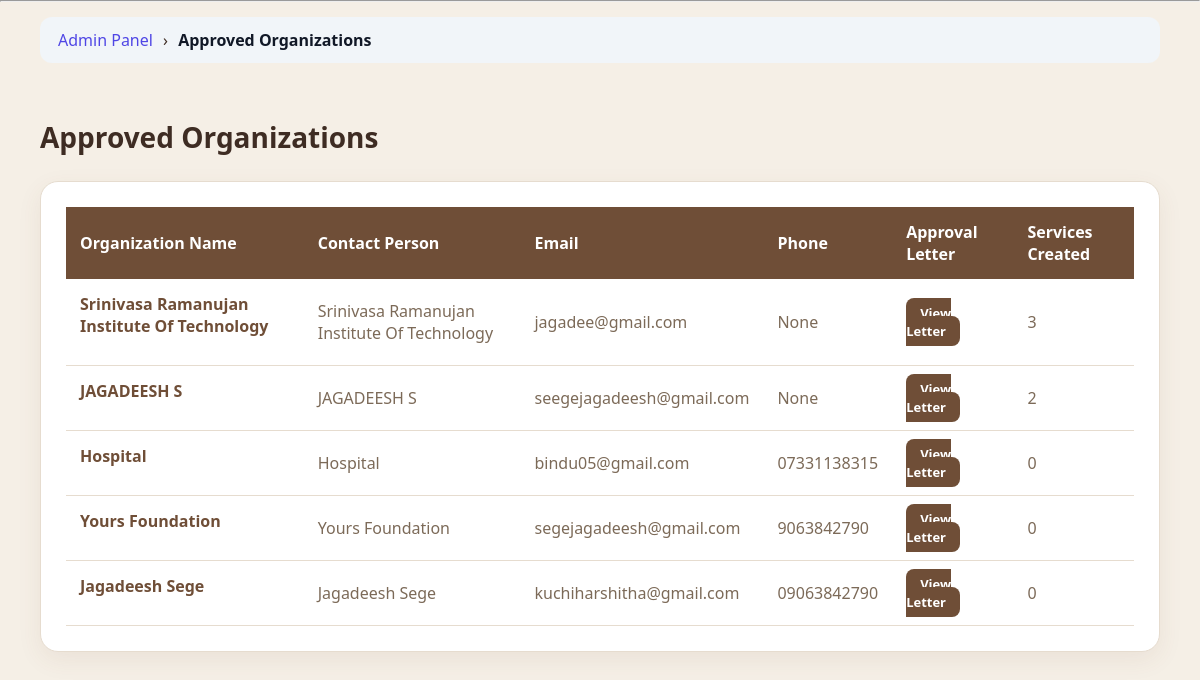
The app's page /admin_panel/approved-organizations/ (signed in) with its own data.
### app1/models.py (models this page shows, shortened)
class Organization(models.Model):
    user = models.OneToOneField(User, on_delete=models.CASCADE)
    organization_name = models.CharField(max_length=100)
    principal_name = models.CharField(max_length=100, blank=True, null=True)
    phone = models.CharField(max_length=15, blank=True, null=True)
    verification_letter = models.FileField(
        upload_to="org_letters/",
        blank=True,
        null=True
    )
    approved = models.BooleanField(default=False)
    cover_image = models.ImageField(upload_to="org_covers/", blank=True, null=True)
    logo = models.ImageField(upload_to="org_logos/", blank=True, null=True)
    tagline = models.CharField(max_length=200, blank=True)
    about = models.TextField(blank=True)
    mission = models.TextField(blank=True)
    vision = models.TextField(blank=True)
    founded_year = models.IntegerField(blank=True, null=True)
    website = models.URLField(blank=True)
    instagram = models.URLField(blank=True)
    youtube = models.URLField(blank=True)
    promo_video = models.URLField(blank=True)
    website = models.URLField(blank=True, null=True)

class User(AbstractUser):
    ROLE_CHOICES = (
        ('ADMIN', 'Admin'),
        ('VOLUNTEER', 'Volunteer'),
        ('ORGANIZATION', 'Organization'),
    )
    role = models.CharField(max_length=20, choices=ROLE_CHOICES)

### app1/views.py (the view)
# urls.py: path('admin_panel/approved-organizations/', views.admin_approved_organizations, name='admin_approved_organizations'),
@login_required
def admin_approved_organizations(request):
    if request.user.role != "ADMIN":
        return redirect("login")
    organizations = Organization.objects.filter(approved=True)
    for org in organizations:
        org.service_count = Service.objects.filter(organization=org).count()
    return render(
        request,
        "admin_panel/approved_organizations.html",
        {
            "organizations": organizations,
            "active_page": "approved_orgs"
        }
    )

### app1/templatetags/breadcrumbs.py (called while the page is built)
@register.simple_tag(takes_context=True)
def generate_breadcrumbs(context):
    request = context['request']
    path = request.path.strip('/')
    parts = path.split('/')
    breadcrumbs = []
    url = ""
    for part in parts:
        url += "/" + part
        name = part.replace('-', ' ').replace('_', ' ').title()
        if part == "organization":
            breadcrumbs.append(("Organization", reverse("organization_dashboard")))
        elif part == "volunteer":
            breadcrumbs.append(("Volunteer", reverse("volunteer_dashboard")))
        elif part == "admin_panel":
            breadcrumbs.append(("Admin Panel", reverse("admin_dashboard")))
        elif part == "service" or part.isdigit():
            breadcrumbs.append(("", reverse("organization_dashboard")))
        else:
            breadcrumbs.append((name, url + "/"))
    return breadcrumbs

### app1/templates/admin_panel/approved_organizations.html (shortened to what this page needs)
{% extends "base.html" %}
{% block content %}
<div class="page">
<h2>Approved Organizations</h2>
<div class="table-wrapper">
<table>
    <thead>
<tr>
    <th>Organization Name</th>
    <th>Contact Person</th>
    <th>Email</th>
    <th>Phone</th>
    <th>Approval Letter</th>
    <th>Services Created</th>
</tr>
</thead>
<tbody>
{% for org in organizations %}
<tr>
    <td><div class="org"><a href="{% url 'public_org_profile' org.id %}">
    {{ org.organization_name }}
</a></div></td>
    <td>{{ org.organization_name }}</td>
    <td>{{ org.user.email }}</td>
    <td>{{ org.phone }}</td>
    <td>
    {% if org.verification_letter %}
        <a href="{{ org.verification_letter.url }}"
           target="_blank"
           class="doc-btn">
           View Letter
        </a>
    {% else %}
        Not Uploaded
    {% endif %}
</td>
    <td>{{ org.service_set.count }}</td>
</tr>
{% endfor %}
</tbody>
</table>
</div>
</div>
{% endblock %}

### app1/static/css/style.css (style rules this page uses)
* { margin: 0; padding: 0; box-sizing: border-box; font-family: 'Segoe UI', sans-serif; }
body { height: 100vh; background: #f5f7fb; }
* { margin: 0; padding: 0; box-sizing: border-box; font-family: "Segoe UI", sans-serif; }
body { background: #f8fafc; color: #0f172a; }

### app1/templates/admin_panel/approved_organizations.html (style rules this page uses)
body { background:#f5efe6; font-family:'Segoe UI',sans-serif; color:#3e2c23; }
.page { padding:40px; }
h2 { margin-bottom:25px; font-size:28px; font-weight:700; color:#3e2c23; }
.table-wrapper { background:#ffffff; padding:25px; border-radius:18px; border:1px solid #e6dccf; box-shadow:0 8px 25px rgba(111,78,55,0.08); }
table { width:100%; border-collapse:collapse; }
thead { background:#6f4e37; color:white; }
th { padding:14px; text-align:left; font-weight:600; }
td { padding:14px; border-bottom:1px solid #e6dccf; color:#7c6a58; }
tbody tr { transition:0.3s ease; }
.org { color:#7c6a58; margin-bottom:14px; }
.org a { color:#6f4e37; font-weight:600; text-decoration:none; }
.doc-btn, .view-btn { padding:6px 14px; background:#6f4e37; color:white; border:none; border-radius:8px; cursor:pointer; font-size:13px; font-weight:600; text-decoration:none; transition:0.3s ease; }

### records on screen
Organization: organization_name "Srinivasa Ramanujan Institute Of Technology", user.email "jagadee@gmail.com", phone "None", service_set.count "3"
Organization: organization_name "JAGADEESH S", user.email "seegejagadeesh@gmail.com", phone "None", service_set.count "2"
Organization: organization_name "Hospital", user.email "bindu05@gmail.com", phone "07331138315", service_set.count "0"
Organization: organization_name "Yours Foundation", user.email "segejagadeesh@gmail.com", phone "9063842790", service_set.count "0"
Organization: organization_name "Jagadeesh Sege", user.email "kuchiharshitha@gmail.com", phone "09063842790", service_set.count "0"

### other values on screen
{{ name }} "Admin Panel"
{{ name }} "Approved Organizations"
